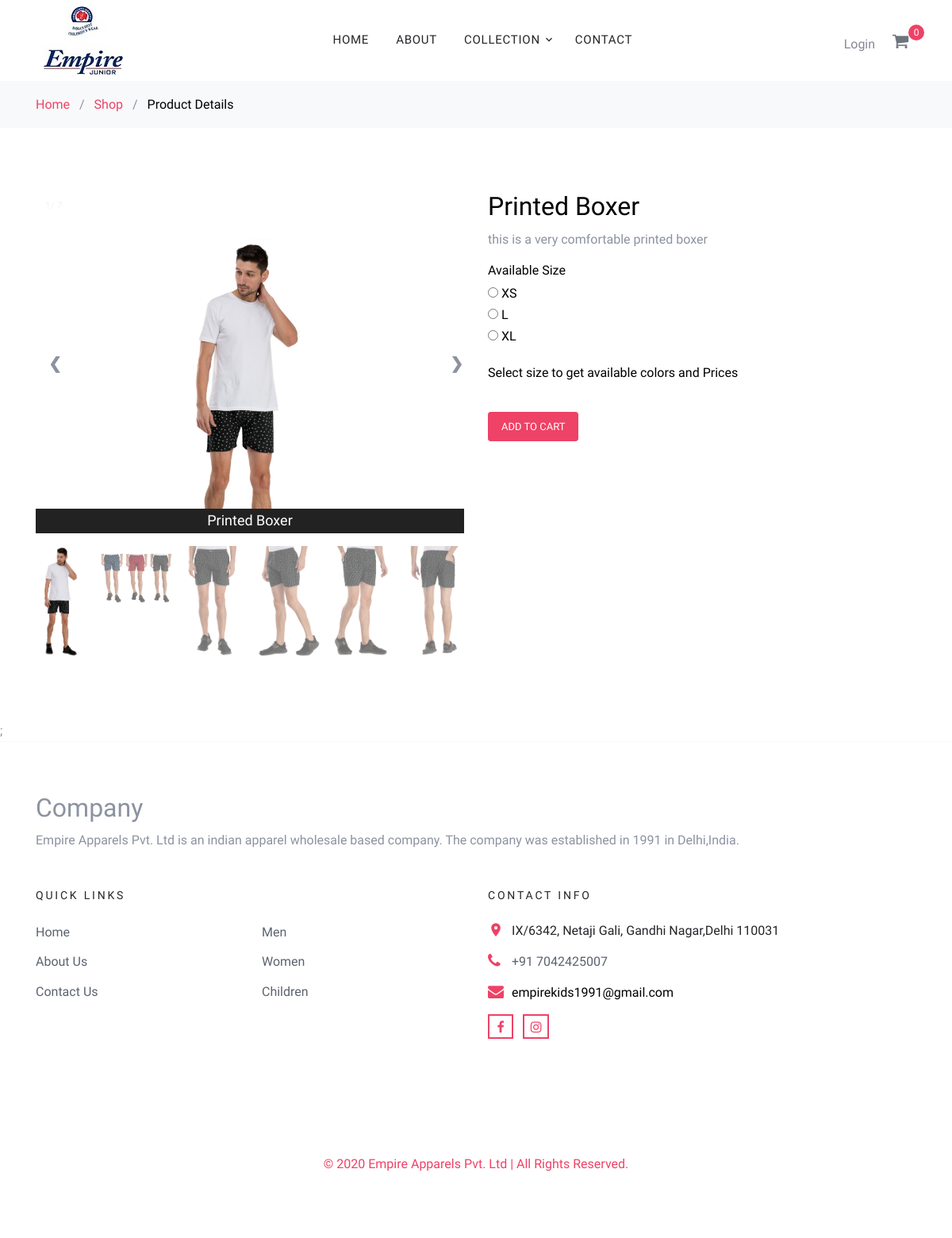
The page /product_detail.php?token=23 on the database its author committed.
### tables this page shows
CREATE TABLE `product` (
  `product_id` int(11) NOT NULL,
  `upload_date` varchar(255) NOT NULL,
  `img` varchar(255) NOT NULL,
  `other_img` varchar(255) NOT NULL,
  `name` varchar(255) NOT NULL,
  `size` varchar(255) NOT NULL,
  `color` varchar(255) NOT NULL,
  `gst` varchar(255) NOT NULL,
  `brand` varchar(255) NOT NULL,
  `sku_id` varchar(255) NOT NULL,
  `description` longtext NOT NULL,
  `collection` varchar(255) NOT NULL,
  `category` varchar(255) NOT NULL,
  `tags` varchar(255) NOT NULL,
  `stock` int(11) NOT NULL DEFAULT 100,
  `rating` decimal(10,0) NOT NULL,
  `min_price` decimal(10,0) NOT NULL,
  `max_price` decimal(10,0) NOT NULL
);

### product_detail.php (the view, shortened to what this page needs)
<?php
include("header.php");
include("functions.php");
$getid = $_GET['token'];
?>
<div class="bg-light py-3">
  <div class="container">
    <div class="row">
      <div class="col-md-12 mb-0"><a href="index.php">Home</a> <span class="mx-2 mb-0">/</span> <a
          href="shop.php">Shop</a> <span class="mx-2 mb-0">/</span> <strong class="text-black">Product Details</strong>
      </div>
    </div>
  </div>
</div>
<?php
            $sql = "SELECT * from product WHERE product_id = '$getid'";
            $query = mysqli_query($con, $sql);
            $result = mysqli_fetch_array($query);
            $size = explode(",",$result["size"]);
            $img = $result['img'];
            $other_img = explode(",",$result['other_img']);
            $size_of_all_img = sizeof($other_img)+1;
            $collection = $result['collection'];
            $category = $result['category'];
          ?>
<div class="site-section">
  <div class="container">
    <div class="row">
      <div class="col-md-6">
        <div class="mySlides">
          <div class="numbertext">1/ <?php echo $size_of_all_img ?></div>
          <div class="product-item md-height d-block">
            <img src="images/product/<?php echo $collection.'/'.$category.'/'.$img?>" class="img-fluid img-responsive">
          </div>
        </div>
        <a class="prev" onclick="plusSlides(-1)">&#10094;</a>
        <a class="next" onclick="plusSlides(1)">&#10095;</a>
        <div class="caption-container">
          <p id="caption"></p>
        </div>
        <div class="row">
          <div class="column">
            <img src="images/product/<?php echo $collection.'/'.$category.'/'.$img?>" style="width:100%"
              onclick="currentSlide(1)" class="demo cursor" alt="<?php echo $result['name']; ?>">
          </div>
          <?php
          for($i = 1; $i < sizeof($other_img); $i++){
          ?>
          <div class="column">
            <img src="images/product/<?php echo $collection.'/'.$category.'/'.$other_img[$i]?>" style="width:100%"
              onclick="currentSlide(<?php echo $i+1; ?>)" class="demo cursor" alt="<?php echo $result['name']; ?>">
          </div>
          <?php } ?>
        </div>
      </div>
      <div class="col-md-6">
        <h2 class="text-black"><?php echo $result['name']; ?></h2>
        <p><?php echo $result["description"];?></p>
        <form method="post">
          <h6 class="text-black">Available Size</h6>
          <div class="mb-1 d-flex">
            <label for="option-sm" class="d-flex mr-3 mb-3">
              <span class="d-inline-block mr-2" style="top:-2px; position: relative;">
                <div class="row">
                  <?php
                    for($i=0;$i<count($size);$i++){
                    ?>
                  <div class="col-md-12">
                    <input type="radio" id="option-sm" name="shop-sizes[]" value="<?php echo $size["$i"];?>">
                    <span class="d-inline-block text-black"> <?php echo $size["$i"];?> </span>
                  </div>
                  <?php } ?>
                </div>
            </label>
          </div>
          <h6 class="text-black">Available Color</h6>
          <div class="mb-1 d-flex">
          </div>
        </form>
        <div class="add-cart">
          <p>
            <button class="buy-now btn btn-sm height-auto px-3 py-2 btn-primary">Add
              To Cart
            </button>
          </p>
        </div>
      </div>
    </div>
  </div>
</div>
;
<?php
include("footer.php");
?>

### css/style.css (style rules this page uses)
body { line-height: 1.7; color: #8c92a0; font-weight: 300; font-size: 16px; }
.text-black { color: #000; }
.btn { height: 43px; -webkit-transition: .3s all ease-in-out; -o-transition: .3s all ease-in-out; transition: .3s all ease-in-out; text-transform: uppercase; font-size: 13px; }
.site-section { padding: 2.5em 0; }
@media (min-width: 768px) { .site-section { padding: 5em 0; } }
.product-item { overflow: hidden; height: 100%; position: relative; }
.product-item.md-height { height: 400px; padding: 40px; }
.product-item img { left: 50%; top: 15%; -webkit-transform: translateX(-50%); -ms-transform: translateX(-50%); transform: translateX(-50%); -o-object-fit: cover; object-fit: cover; max-width: 300px; position: absolute; }
.height-auto { height: auto !important; }
* { box-sizing: border-box; }
.container { position: relative; }
.mySlides { display: none; }
.cursor { cursor: pointer; }
.prev, .next { cursor: pointer; position: absolute; top: 40%; width: auto; padding: 16px; margin-top: -50px; color: white; font-weight: bold; font-size: 20px; border-radius: 0 3px 3px 0; user-select: none; -webkit-user-select: none; }
.next { right: 0; border-radius: 3px 0 0 3px; }
.numbertext { color: #f2f2f2; font-size: 12px; padding: 8px 12px; position: absolute; top: 0; }
.caption-container { text-align: center; background-color: #222; color: white; font-size: 18px; }
.row:after { content: ""; display: table; clear: both; }
.column { float: left; width: 16.66%; }
.demo { opacity: 0.6; }
.active, .demo:hover { opacity: 1; }

### rows shown on the page
product: category+img (picture), category (picture), name "Printed Boxer", description "this is a very comfortable printed boxer", size "XS", size "L", size "XL"
